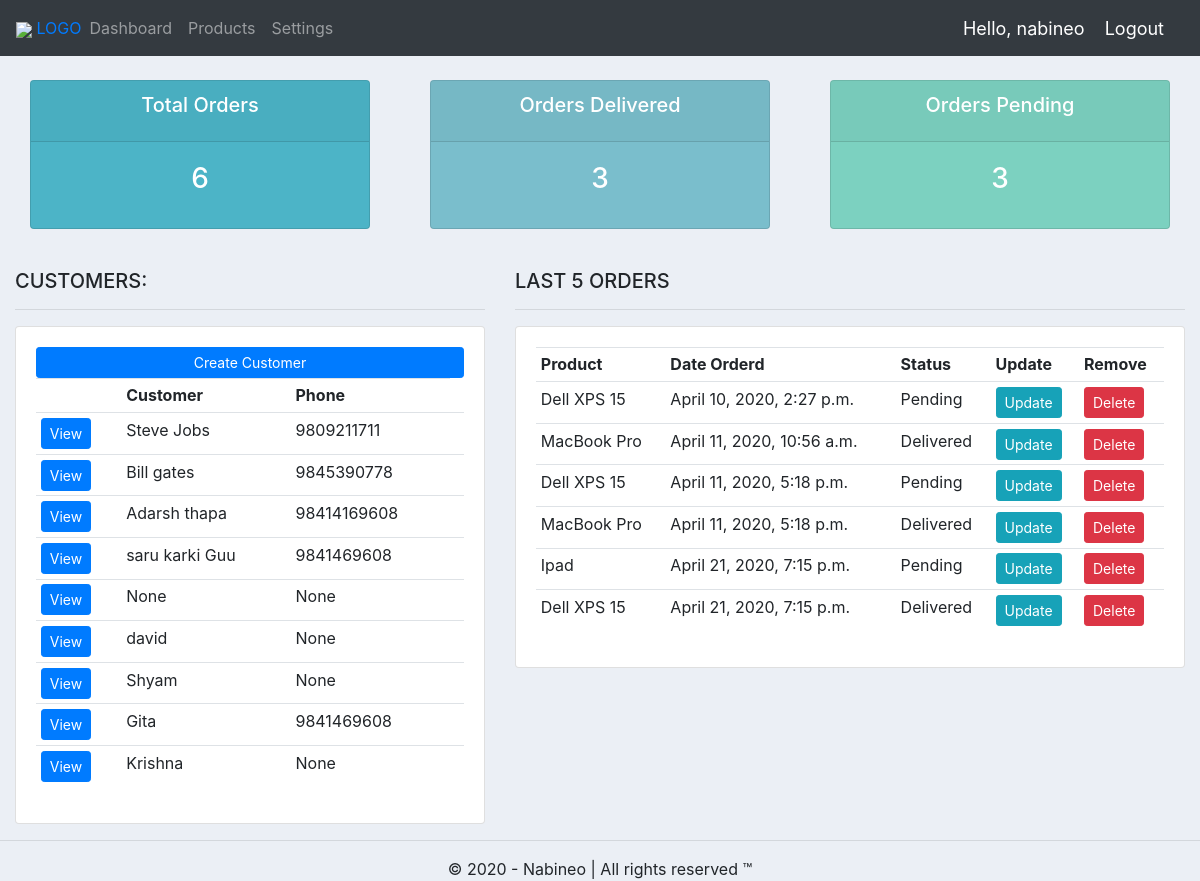
The app's page / (signed in) with its own data.
### accounts/models.py (models this page shows, shortened)
class Customer(models.Model):
    user = models.OneToOneField(User, null=True, blank=True, on_delete=models.CASCADE)
    name = models.CharField(max_length=200, null=True)
    phone = models.CharField(max_length=15, null=True)
    email = models.EmailField(max_length=254, null=True)
    profile_pic = models.ImageField(null=True, default="focalfossa.jpg", blank=True)
    date_created = models.DateTimeField(auto_now_add=True, null=True)

class Order(models.Model):
    STATUS = (
        ('Pending', 'Pending'),
        ('Out for delivery', 'Out for delivery'),
        ('Delivered', 'Delieverd')
    )
    customer = models.ForeignKey(
        Customer, null=True, on_delete=models.SET_NULL)
    product = models.ForeignKey(Product, null=True, on_delete=models.SET_NULL)
    date_created = models.DateTimeField(auto_now_add=True, null=True)
    status = models.CharField(max_length=200, null=True, choices=STATUS)
    note = models.CharField(max_length=1000, null=True,)

class Product(models.Model):
    CATEGORY = (
        ('Indoor', 'Indoor'),
        ('Outdoor', 'Outdoor')
    )
    name = models.CharField(max_length=200, null=True)
    price = models.FloatField(null=True)
    category = models.CharField(max_length=200, null=True, choices=CATEGORY)
    description = models.CharField(max_length=200, null=True, blank=True)
    date_created = models.DateTimeField(auto_now_add=True, null=True)
    tags = models.ManyToManyField(Tag)
    def __str__(self):
        return self.name

### accounts/decorators.py (the view)
    def wrapper_func(request, *args, **kwargs):
        group = None
        if request.user.groups.exists():
            group = request.user.groups.all()[0].name
        if group == 'customer':
            return redirect('user-page')
        if group == 'admin':
            return view_func(request, *args, **kwargs)

### accounts/views.py (called while the page is built)
@login_required(login_url='login')
@admin_only
def home(request):
    orders = Order.objects.all()
    customers = Customer.objects.all()
    total_customers = customers.count()
    total_orders = orders.count()
    delivered = orders.filter(status="Delivered").count()
    pending = orders.filter(status='Pending').count()
    context = {'orders': orders,
               'customers': customers,
               'total_customers': total_customers,
               'total_orders': total_orders,
               'delivered': delivered,
               'pending': pending
               }
    return render(request, 'accounts/dashboard.html', context)

### accounts/templates/accounts/dashboard.html (shortened to what this page needs)
{% extends 'accounts/index.html' %}
{% block content %}
{%  include 'accounts/status.html' %}
<br>
<div class="row">
    <div class="col-md-5">
        <h5>CUSTOMERS:</h5>
        <hr>
        <div class="card card-body">
            <a class="btn btn-primary  btn-sm btn-block" href="">Create Customer</a>
            <table class="table table-sm">
                <tr>
                    <th></th>
                    <th>Customer</th>
                    <th>Phone</th>
                </tr>
                {% for customer in customers %}
                <tr>
                    <td><a class="btn btn-sm btn-primary" href="{% url 'customers' customer.id %} ">View</a></td>
                    <td>{{customer.name}}</td>
                    <td>{{customer.phone}}</td>
                    <td>{{customer.orders}}</td>
                </tr>
                {% endfor %}
            </table>
        </div>
    </div>
    <div class="col-md-7">
        <h5>LAST 5 ORDERS</h5>
        <hr>
        <div class="card card-body">
            <table class="table table-sm">
                <tr>
                    <th>Product</th>
                    <th>Date Orderd</th>
                    <th>Status</th>
                    <th>Update</th>
                    <th>Remove</th>
                </tr>
                {% for order in orders %}
                <tr>
                    <td>{{order.product}}</td>
                    <td>{{order.date_created}}</td>
                    <td>{{order.status}}</td>
                    <td><a class="btn btn-sm btn-info" href="{% url 'update_order' order.id%}">Update</a></td>
                    <td><a class="btn btn-sm btn-danger" href="{% url 'delete_order' order.id %}">Delete</a></td>
                </tr>
                {% endfor %}
            </table>
        </div>
    </div>
</div>
{% endblock %}

### accounts/templates/accounts/index.html (shortened to what this page needs)
{% load static %}
<!DOCTYPE html>
<html>
<head>
    <link rel="stylesheet" href="https://stackpath.bootstrapcdn.com/bootstrap/4.3.1/css/bootstrap.min.css"
>
    <link rel="stylesheet" href="{% static '/css/main.css' %}">
</head>
<body>
    {%  include 'accounts/navbar.html' %}
    <div class="container-fluid">
        {% block content %}
        {% endblock content%}
    </div>
    <hr>
    <footer>
        <center> &copy; 2020 - Nabineo | All rights reserved &trade;</center>
    </footer>
</body>
</html>

### accounts/templates/accounts/navbar.html (shortened to what this page needs)
{% load static %}
<nav class="navbar navbar-expand-lg navbar-dark bg-dark">
  <a href="/"><img src="{% static 'images/llogo.png' %}"> LOGO </a>
  <div class="collapse navbar-collapse" id="navbarNav">
    <ul class="navbar-nav">
      {% if request.user.is_staff %}
      <a class="nav-link" href="{% url 'home' %}">Dashboard</a>
      <li class="nav-item">
        <a class="nav-link" href="{% url 'products' %}">Products</a>
      </li>
      {% endif %}
      <li class="nav-item">
        <a class="nav-link" href="{% url 'account' %}">Settings</a>
      </li>
    </ul>
  </div>
  <span class="hello-msg">Hello, {{request.user}}</span>
  <span><a class="hello-msg" href="logout">Logout</a></span>
</nav>

### accounts/templates/accounts/status.html
<br>
<div class="row">
    <div class="col">
        <div class="col-md">
            <div class="card text-center text-white  mb-3" id="total-orders">
                <div class="card-header">
                    <h5 class="card-title">Total Orders</h5>
                </div>
                <div class="card-body">
                    <h3 class="card-title">{{total_orders}}</h3>
                </div>
            </div>
        </div>
    </div>
    <div class="col">
        <div class="col-md">
            <div class="card text-center text-white  mb-3" id="orders-delivered">
                <div class="card-header">
                    <h5 class="card-title">Orders Delivered</h5>
                </div>
                <div class="card-body">
                    <h3 class="card-title">{{delivered}}</h3>
                </div>
            </div>
        </div>
    </div>
    <div class="col">
        <div class="col-md">
            <div class="card text-center text-white  mb-3" id="orders-pending">
                <div class="card-header">
                    <h5 class="card-title">Orders Pending</h5>
                </div>
                <div class="card-body">
                    <h3 class="card-title">{{pending}}</h3>
                </div>
            </div>
        </div>
    </div>
</div>

### static/css/main.css (style rules this page uses)
body { background-color: #ebeff5; }
#total-orders { background-color:#4cb4c7; }
#orders-delivered { background-color: #7abecc; }
#orders-pending { background-color: #7CD1C0; }

### accounts/templates/accounts/navbar.html (style rules this page uses)
.hello-msg { font-size: 18px; color: white; margin-right: 20px; }

### records on screen
Customer: name "Steve Jobs", phone "9809211711"
Customer: name "Bill gates", phone "9845390778"
Customer: name "Adarsh thapa", phone "98414169608"
Customer: name "saru karki Guu", phone "9841469608"
Customer: name "None", phone "None"
Customer: name "david", phone "None"
Customer: name "Shyam", phone "None"
Customer: name "Gita", phone "9841469608"
Customer: name "Krishna", phone "None"
Order: product "Dell XPS 15", date_created "April 10, 2020, 2:27 p.m.", status "Pending"
Order: product "MacBook Pro", date_created "April 11, 2020, 10:56 a.m.", status "Delivered"
Order: product "Dell XPS 15", date_created "April 11, 2020, 5:18 p.m.", status "Pending"
Order: product "MacBook Pro", date_created "April 11, 2020, 5:18 p.m.", status "Delivered"
Order: product "Ipad", date_created "April 21, 2020, 7:15 p.m.", status "Pending"
Order: product "Dell XPS 15", date_created "April 21, 2020, 7:15 p.m.", status "Delivered"

### other values on screen
{{ request.user }} "nabineo"
{{ total_orders }} "6"
{{ delivered }} "3"
{{ pending }} "3"
